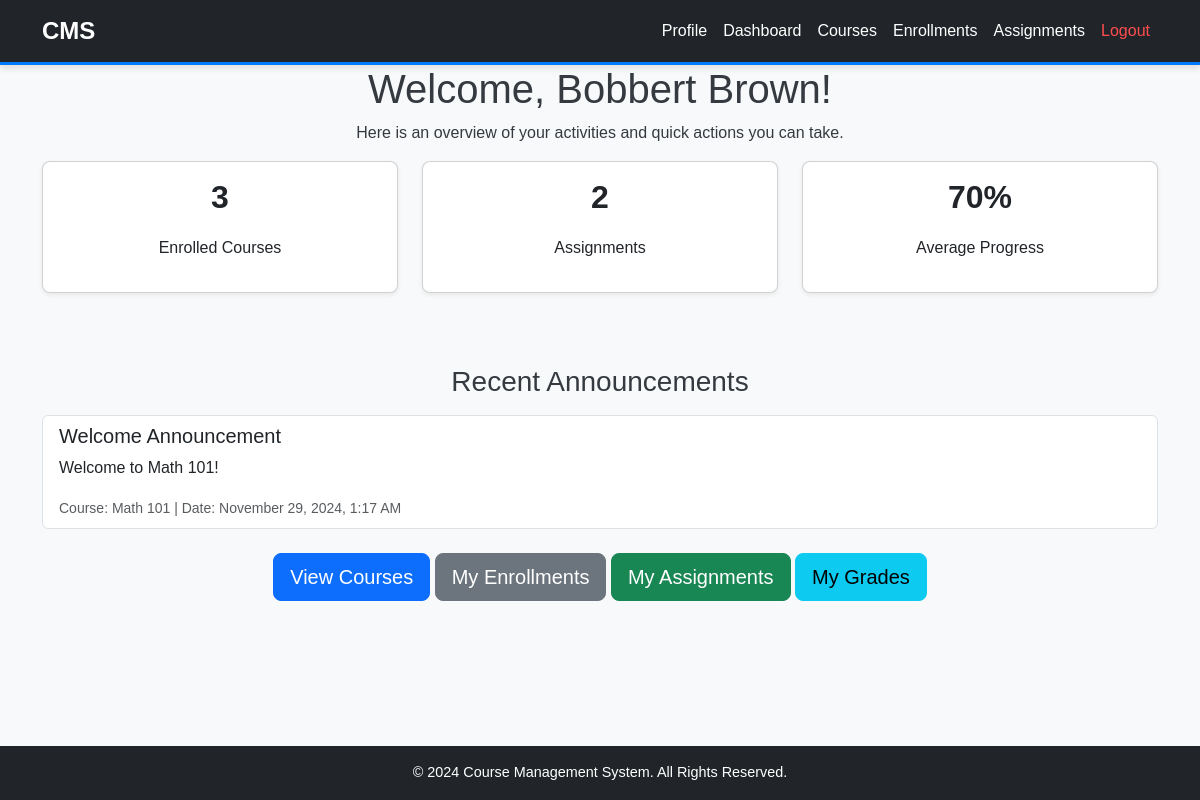
/pages/student_dashboard.php (signed in), run on the app's committed database.
### tables this page shows
CREATE TABLE `announcements` (
  `id` int(11) NOT NULL,
  `course_id` int(11) NOT NULL,
  `title` varchar(255) NOT NULL,
  `content` text NOT NULL,
  `posted_at` timestamp NOT NULL DEFAULT current_timestamp()
);

CREATE TABLE `courses` (
  `id` int(11) NOT NULL,
  `name` varchar(255) NOT NULL,
  `description` text DEFAULT NULL,
  `capacity` int(11) NOT NULL DEFAULT 30
);

### pages/student_dashboard.php (the view, shortened to what this page needs)
<?php
include '../includes/db.php';
$user_id = $_SESSION['user_id'];
$enrolled_courses = 0;
$assignments_count = 0;
$announcements = [];
$sql_courses = "SELECT COUNT(*) AS enrolled_courses FROM enrollments WHERE user_id = ?";
$stmt_courses = $conn->prepare($sql_courses);
if ($stmt_courses) {
    $stmt_courses->bind_param("i", $user_id);
    $stmt_courses->execute();
    $result_courses = $stmt_courses->get_result();
    $enrolled_courses = $result_courses->fetch_assoc()['enrolled_courses'] ?? 0;
} else {
    die("Error preparing courses query: " . $conn->error);
}
$sql_assignments = "SELECT COUNT(*) AS assignments_count
                    FROM assignments a
                    JOIN enrollments e ON a.course_id = e.course_id
                    WHERE e.user_id = ?";
$stmt_assignments = $conn->prepare($sql_assignments);
if ($stmt_assignments) {
    $stmt_assignments->bind_param("i", $user_id);
    $stmt_assignments->execute();
    $result_assignments = $stmt_assignments->get_result();
    $assignments_count = $result_assignments->fetch_assoc()['assignments_count'] ?? 0;
} else {
    die("Error preparing assignments query: " . $conn->error);
}
$sql_announcements = "SELECT a.title, a.content, c.name AS course_name, a.posted_at
                      FROM announcements a
                      JOIN courses c ON a.course_id = c.id
                      JOIN enrollments e ON e.course_id = c.id
                      WHERE e.user_id = ?
                      ORDER BY a.posted_at DESC
                      LIMIT 5";
$stmt_announcements = $conn->prepare($sql_announcements);
if ($stmt_announcements) {
    $stmt_announcements->bind_param("i", $user_id);
    $stmt_announcements->execute();
    $result_announcements = $stmt_announcements->get_result();
    $announcements = $result_announcements->fetch_all(MYSQLI_ASSOC);
} else {
    die("Error preparing announcements query: " . $conn->error);
}
include '../includes/header.php';
include '../includes/navbar.php';
?>
<!DOCTYPE html>
<html lang="en">
<head>
    <link rel="stylesheet" href="../assets/css/style.css">
</head>
<body>
    <div class="container">
        <h1 class="text-center">Welcome, <?php echo htmlspecialchars($_SESSION['username']); ?>!</h1>
        <p class="text-center">Here is an overview of your activities and quick actions you can take.</p>
        <div class="row text-center">
            <div class="col-md-4">
                <div class="card shadow-sm mb-4">
                    <div class="card-body">
                        <h2><?php echo htmlspecialchars($enrolled_courses); ?></h2>
                        <p>Enrolled Courses</p>
                    </div>
                </div>
            </div>
            <div class="col-md-4">
                <div class="card shadow-sm mb-4">
                    <div class="card-body">
                        <h2><?php echo htmlspecialchars($assignments_count); ?></h2>
                        <p>Assignments</p>
                    </div>
                </div>
            </div>
            <div class="col-md-4">
                <div class="card shadow-sm mb-4">
                    <div class="card-body">
                        <h2>70%</h2>
                        <p>Average Progress</p>
                    </div>
                </div>
            </div>
        </div>
        <div class="mt-5">
            <h3 class="text-center">Recent Announcements</h3>
            <?php if (!empty($announcements)): ?>
                <ul class="list-group mt-3">
                    <?php foreach ($announcements as $announcement): ?>
                        <li class="list-group-item">
                            <h5><?php echo htmlspecialchars($announcement['title']); ?></h5>
                            <p><?php echo htmlspecialchars($announcement['content']); ?></p>
                            <small class="text-muted">Course: <?php echo htmlspecialchars($announcement['course_name']); ?> | Date: <?php echo htmlspecialchars(date("F j, Y, g:i A", strtotime($announcement['posted_at']))); ?></small>
                        </li>
                    <?php endforeach; ?>
                </ul>
            <?php else: ?>
                <p class="text-muted text-center">No announcements available.</p>
            <?php endif; ?>
        </div>
        <div class="text-center mt-4">
            <a href="view_courses.php" class="btn btn-primary btn-lg">View Courses</a>
            <a href="enrollments.php" class="btn btn-secondary btn-lg">My Enrollments</a>
            <a href="assignments.php" class="btn btn-success btn-lg">My Assignments</a>
            <a href="grades.php" class="btn btn-info btn-lg">My Grades</a>
        </div>
    </div>
    <?php include '../includes/footer.php'; ?>
</body>
</html>

### assets/css/style.css (style rules this page uses)
body { background-color: #f8f9fa; font-family: 'Arial', sans-serif; color: #343a40; margin: 0; padding: 0; display: flex; flex-direction: column; min-height: 100vh; }
.btn { transition: transform 0.2s, background-color 0.3s; }
.card { border-radius: 8px; box-shadow: 0 4px 8px rgba(0, 0, 0, 0.1); }
h2 { text-align: center; margin-bottom: 20px; font-weight: bold; }
.mt-4 { margin-top: 1.5rem !important; }
.mb-4 { margin-bottom: 1.5rem !important; }

### data on the page
announcements: title "Welcome Announcement", content "Welcome to Math 101!", course.name "Math 101", posted_at "November 29, 2024, 1:17 AM"

### other printed values
$_SESSION['username'] "Bobbert Brown"
$enrolled_courses "3"
$assignments_count "2"
